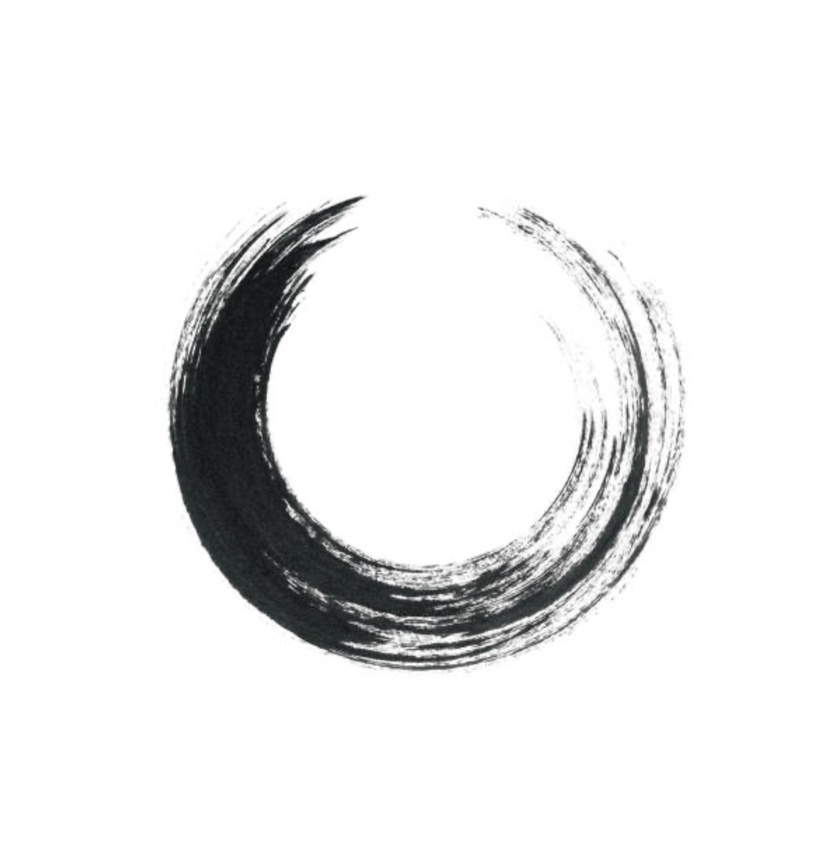
#> input picture 2.JPG, 839 x 841 px, shrunk from 1388 x 1392 before the run, found by its file name
$ python invert.py
#> lines starting #> are read from the running program, lines starting #| are printed output that depends on the picture
from PIL import Image
import numpy as np

def invert_image(image_path, save_path=None):
    """
    Invert colors of an image using PIL.

    Parameters:
    image_path (str): Path to the input image
    save_path (str): Path to save the inverted image. If None, will add '_inverted' to original name

    Returns:
    str: Path to the saved inverted image
    """
#> called with image_path = '2.jpg'
    # Open the image
    img = Image.open(image_path)
#> img is the input picture: PIL image 839x841 RGB; mean R, G, B 235.6, 235.9, 236

    # Convert image to RGB if it's not
    if img.mode != 'RGB':
        img = img.convert('RGB')

    # Convert to numpy array and invert colors
    img_array = np.array(img)
    inverted_array = 255 - img_array
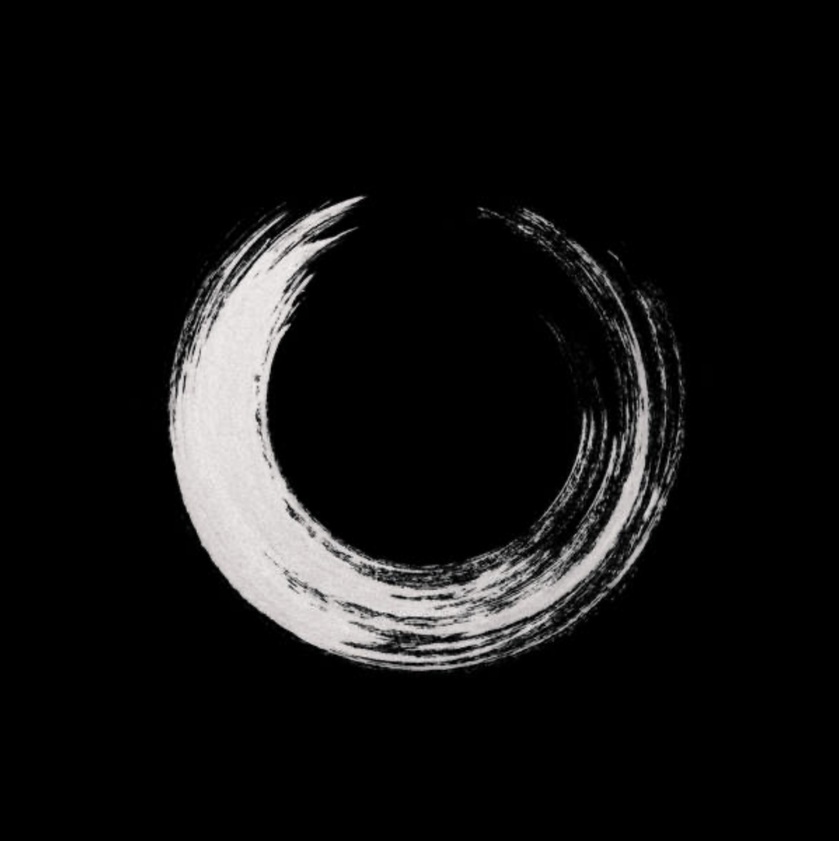
#> inverted_array: shape (841, 839, 3); mean R, G, B 19.4, 19.1, 19

    # Convert back to PIL Image
    inverted_image = Image.fromarray(inverted_array)

    # Generate save path if not provided
    if save_path is None:
        name, ext = image_path.rsplit('.', 1)
        save_path = f"{name}_inverted.{ext}"

    # Save the inverted image
    inverted_image.save(save_path)
    return save_path

# Example usage
original_image = "2.jpg"
inverted_image = invert_image(original_image)
print(f"Inverted image saved to: {inverted_image}")

$ run again, with 1.jpg copied over 2.JPG
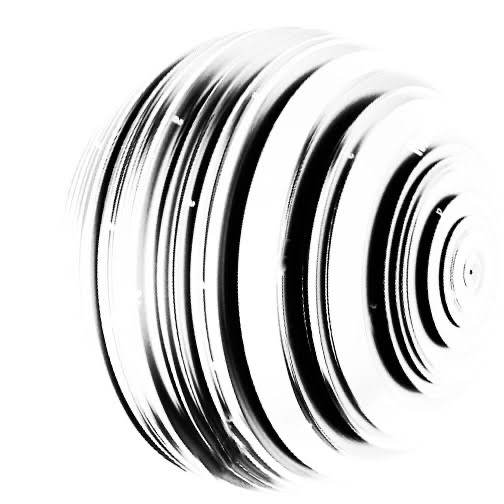
#> input picture 1.jpg, 504 x 504 px, found by its file name
#> in invert_image, img is the input picture: PIL image 504x504 RGB; min 0, max 255, mean 210.6
#> in invert_image, `inverted_array = 255 - img_array`:
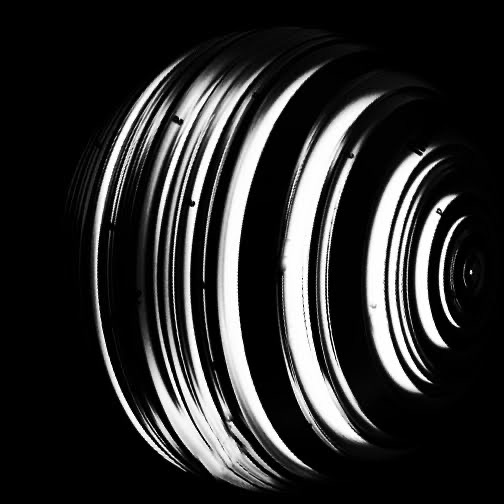
#> inverted_array: shape (504, 504, 3); min 0, max 255, mean 44.4
